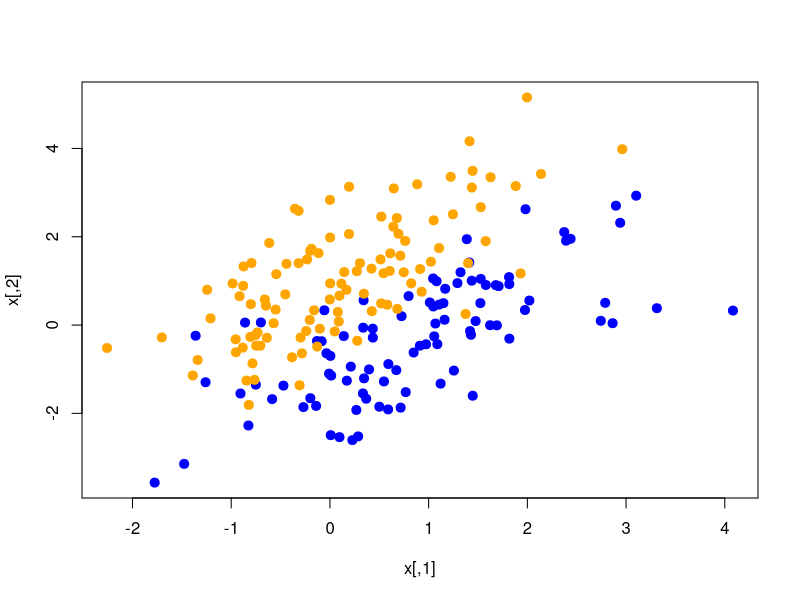
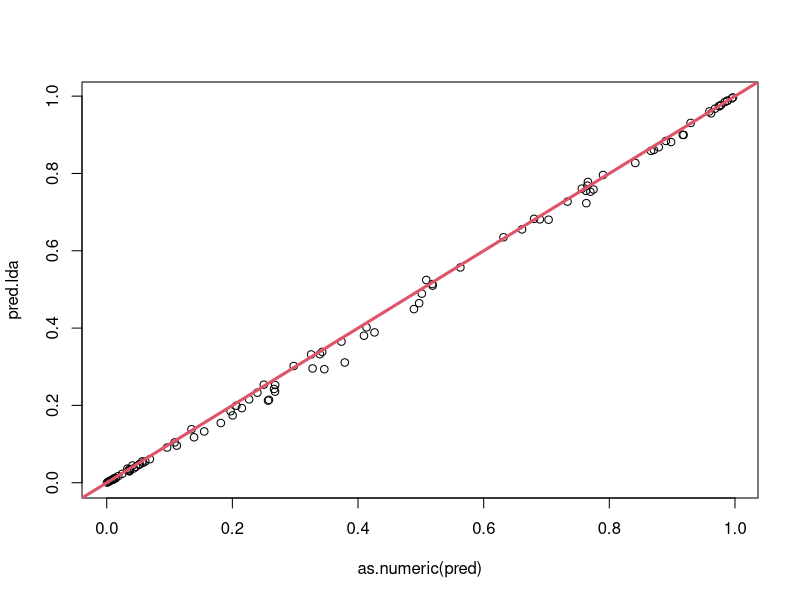

The R script that drew these images, in order:
## ---- chunk 1
# Simulation d'un échantillon de données 
    n = 200
    C = matrix(c(1,1,1,2), nrow = 2)
    
# Tirage des classes equiprobables selon la loi binomiale
    n_blue <- rbinom(1, size = n, prob = 1/2) 
    class <- c(rep("blue", n_blue), rep("orange", n - n_blue))
  
# Tirages gaussiens à l'intérieur des classes  
    x_0 <- mvtnorm::rmvnorm(n_blue, mean = c(1,0), sigma = C)
    x_1 <- mvtnorm::rmvnorm(n - n_blue, mean = c(0,1), sigma = C)
    
    x <- rbind(x_0, x_1)
    plot(x, col = class, cex = 1.2, pch = 19)
## ---- chunk 2
# comment 1 : 
  samp = sample(1:n, n/2) 
  x_train <- x[samp,] ; class_train <- class[samp]
  x_test <- x[-samp,] ; class_test <- class[-samp]
  
# comment 2 : 
   mu0 <- apply(x_train[class_train == "blue",], 2, mean)
   mu1 <- apply(x_train[class_train == "orange",], 2, mean)

# comment 3 : 
   Sigma0 <- cov(x_train[class_train == "blue",]) 
   Sigma1 <- cov(x_train[class_train == "orange",])
## ---- chunk 3
sigmoid <- function(x) {1/(1 + exp(-x))}

# comment 4 :
  Sigma <- (Sigma0 + Sigma1)/2
  w <- solve(Sigma) %*% (mu1 - mu0)
  x0 <- (mu0 + mu1)/2

# comment 5 : (décommenter et remplacer)
  # pred <- sigmoid(t(w) %*% t(change_moi))
  # pred <- as.numeric(pred)
## ---- chunk 4
   pred <- as.numeric(sigmoid(t(w) %*% t(x_test - x0)))
## ---- chunk 5
  mod.lda <-  MASS::lda(class_train ~ ., data = data.frame(x_train), prior = c(0.5, 0.5))

# comment 1
  pred.lda <- predict(mod.lda, data.frame(x_test))$posterior[,2]

# comment 2
  plot(as.numeric(pred), pred.lda)
  abline(0,1, col = 2, lwd = 3)
## ---- chunk 6
# log-loss
  - mean((class_test == "blue")*log(1 - pred) + (class_test == "orange")*log(pred))
## ---- chunk 7
# Matrice de confusion :
  table(pred > 0.5, class_test)
